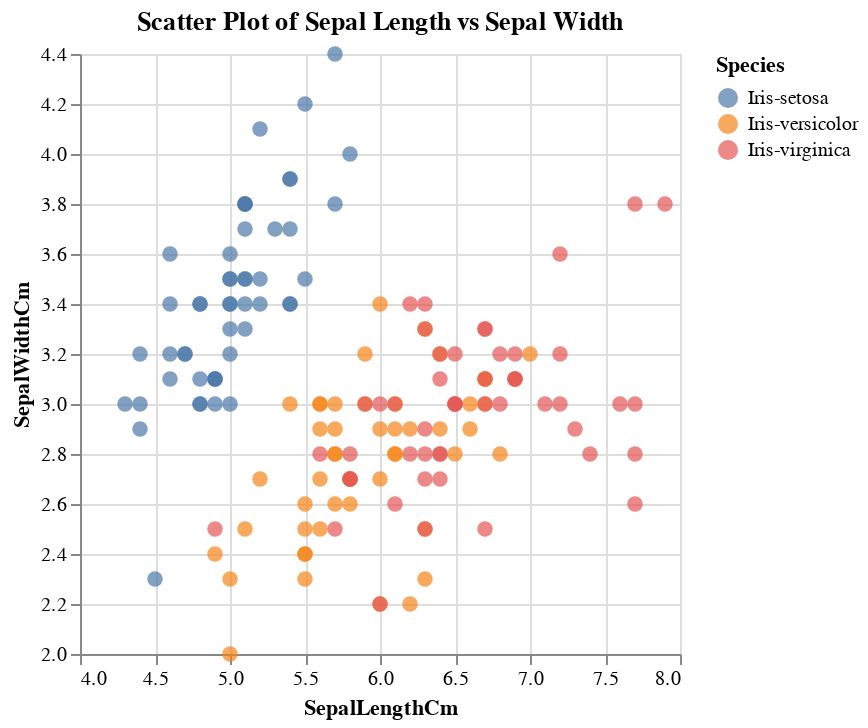

Here is the notebook cell this chart was saved with:
### Markdown cell above
Let's first pick up two variables and see how they are related. For this example, we will use the Sepal Length and Sepal Width from the Iris dataset.

### Code cell
# Let's first pick up two variables and see how they are related. For this example, we will use the Sepal Length and Sepal Width from the Iris dataset.
# We will use Altair to create a scatter plot of Sepal Length vs Sepal Width.
# Create a scatter plot using Altair
scatter_plot = alt.Chart(df_iris).mark_circle(size=60).encode(
    x=alt.X('SepalLengthCm', scale=alt.Scale(zero=False)), # This ensures that the x-axis does not start from zero
    y=alt.Y('SepalWidthCm', scale=alt.Scale(zero=False)),
    color='Species',  # Color by species
    tooltip=['SepalLengthCm', 'SepalWidthCm', 'Species']  # Add tooltips
).properties(
    title='Scatter Plot of Sepal Length vs Sepal Width'
)
scatter_plot

### Figure 1 — Vega-Lite specification as saved in the notebook (floating-point values rounded to 4 significant figures; data arrays with more than 128 entries replaced by an {"elided": "..."} marker saying what was removed)
{"config": {"view": {"continuousWidth": 300, "continuousHeight": 300}}, "data": {"name": "data-ba9a4282ceba508959efc5f1b70cf173"}, "mark": {"type": "circle", "size": 60}, "encoding": {"color": {"field": "Species", "type": "nominal"}, "tooltip": [{"field": "SepalLengthCm", "type": "quantitative"}, {"field": "SepalWidthCm", "type": "quantitative"}, {"field": "Species", "type": "nominal"}], "x": {"field": "SepalLengthCm", "scale": {"zero": false}, "type": "quantitative"}, "y": {"field": "SepalWidthCm", "scale": {"zero": false}, "type": "quantitative"}}, "title": "Scatter Plot of Sepal Length vs Sepal Width", "$schema": "https://vega.github.io/schema/vega-lite/v5.20.1.json", "datasets": {"data-ba9a4282ceba508959efc5f1b70cf173": {"elided": "150 records"}}}
